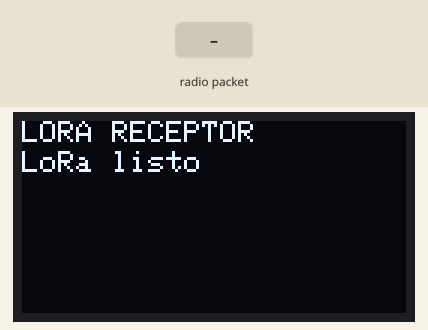
Recording of a sketch running on a simulated ESP32. Parts: 128×64 one-colour display. Inputs (shaded band) come from the test bench. No radio packets arrive unless stated; what the sketch prints to the serial monitor is not drawn.

Above: at 3.3 s.
3.4 s: radio packet "1" arrives
At 3.7 s:
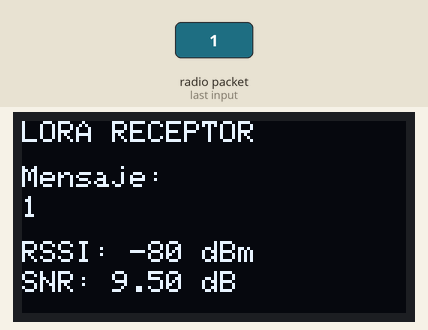
4.9 s: radio packet "0" arrives
At 6.1 s:
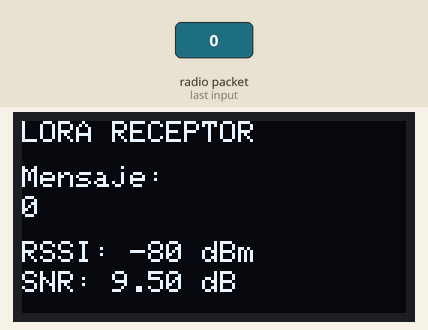
6.4 s: radio packet "2" arrives
Timing chart, 0 to 9.4 s (numbered marks = the images above; inputs shaded):
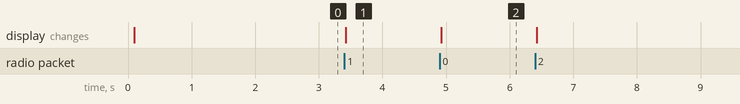

Measured:
- after the input at 3.4 s, the display: changes at once (image 1)
- after the input at 4.9 s, the display: changes at once (image 2)

The sketch:

receptorLoRa.ino
```cpp
// Librerías LoRa
#include <SPI.h>
#include <LoRa.h>

// Librerías OLED
#include <Wire.h>
#include <Adafruit_GFX.h>
#include <Adafruit_SSD1306.h>

// Pines LoRa
#define SCK     5
#define MISO   19
#define MOSI   27
#define SS     18
#define RST    23
#define DIO0   26

// Frecuencia LoRa
#define BAND 915E6

// Pines OLED
#define OLED_SDA 21
#define OLED_SCL 22
#define OLED_RST -1

#define SCREEN_WIDTH 128
#define SCREEN_HEIGHT 64

// Inicializa la pantalla OLED
Adafruit_SSD1306 display(SCREEN_WIDTH, SCREEN_HEIGHT, &Wire, OLED_RST);

void setup() {
  Serial.begin(115200);

  // Inicializa pantalla OLED
  Wire.begin(OLED_SDA, OLED_SCL);
  if (!display.begin(SSD1306_SWITCHCAPVCC, 0x3C, false, false)) {
    Serial.println(F("Fallo en inicialización OLED"));
    while (true);
  }

  display.clearDisplay();
  display.setTextColor(WHITE);
  display.setTextSize(1);
  display.setCursor(0, 0);
  display.println("LORA RECEPTOR");
  display.display();

  // Inicializa LoRa
  SPI.begin(SCK, MISO, MOSI, SS);
  LoRa.setPins(SS, RST, DIO0);

  if (!LoRa.begin(BAND)) {
    Serial.println("Fallo al iniciar LoRa");
    while (1);
  }

  Serial.println("LoRa Inicializado OK");
  display.setCursor(0, 10);
  display.println("LoRa listo");
  display.display();
  delay(2000);
}

void loop() {
  // Verifica si hay paquetes disponibles
  int packetSize = LoRa.parsePacket();
  if (packetSize) {
    String mensaje = "";

    // Leer el paquete
    while (LoRa.available()) {
      mensaje += (char)LoRa.read();
    }

    // Obtener calidad de la señal
    int rssi = LoRa.packetRssi();
    float snr = LoRa.packetSnr();

    // Imprimir en el monitor serial
    Serial.println("Mensaje recibido: " + mensaje);
    Serial.print("RSSI: ");
    Serial.print(rssi);
    Serial.print(" dBm, SNR: ");
    Serial.print(snr);
    Serial.println(" dB");

    // Mostrar en pantalla
    display.clearDisplay();
    display.setCursor(0, 0);
    display.println("LORA RECEPTOR");
    display.setCursor(0, 15);
    display.print("Mensaje:");
    display.setCursor(0, 25);
    display.print(mensaje);
    display.setCursor(0, 40);
    display.print("RSSI: ");
    display.print(rssi);
    display.print(" dBm");
    display.setCursor(0, 50);
    display.print("SNR: ");
    display.print(snr);
    display.print(" dB");
    display.display();
  }
}
```
